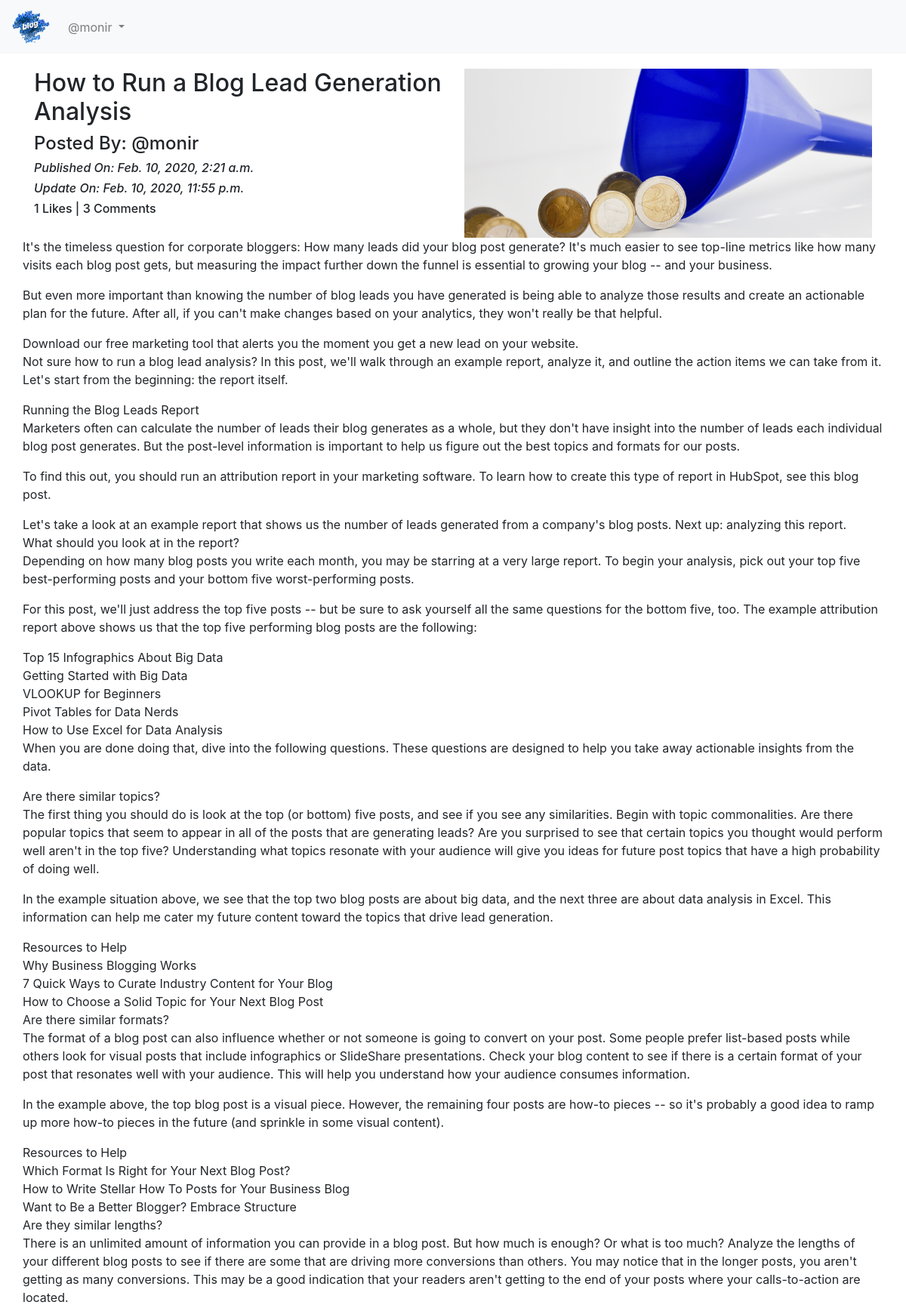
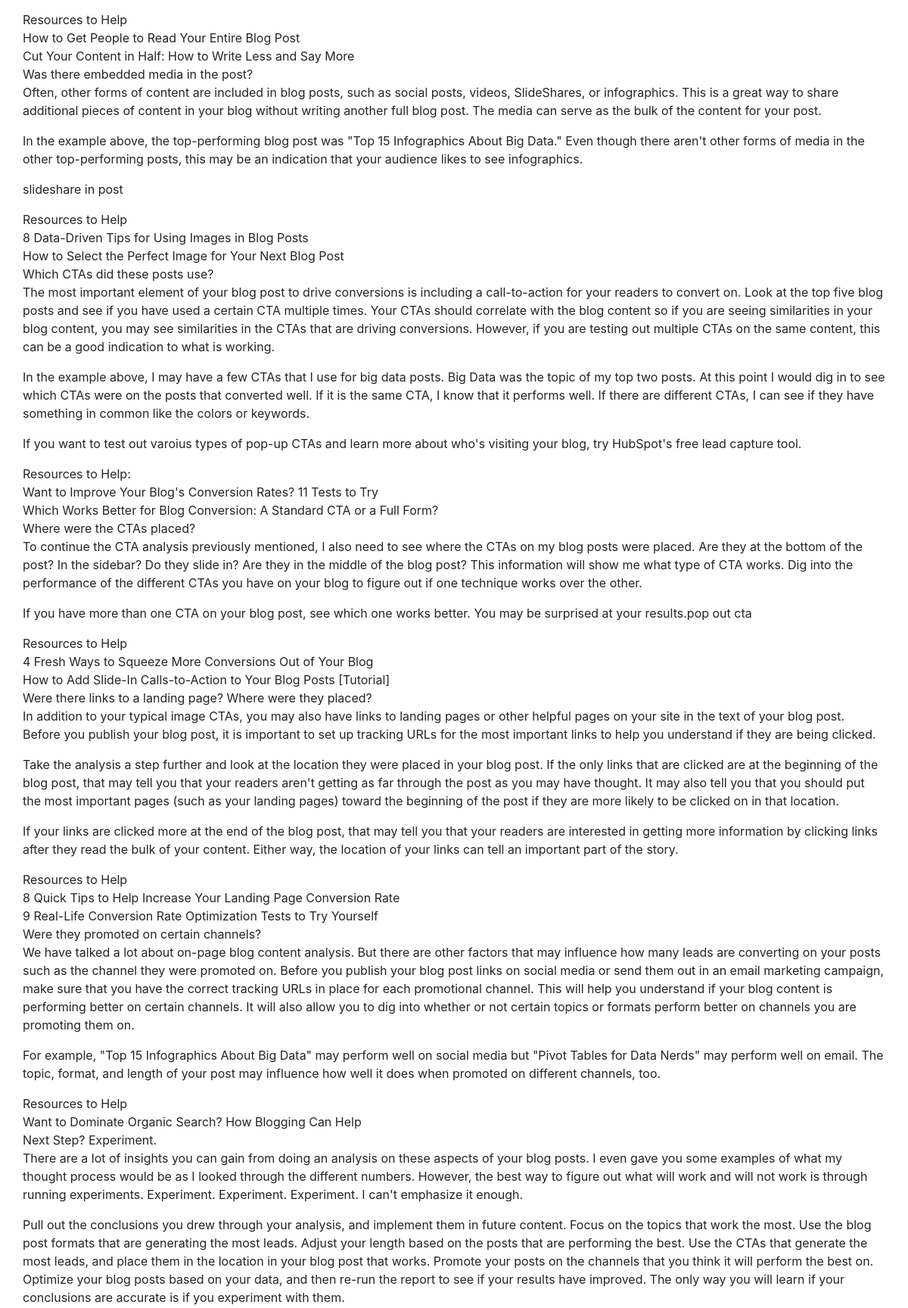
The app's page /blog/details/Amazon-Accidentally-Sent-Out-Their-Email-Template-fd08c2f3-ef17-4910-8861-0a076cda0949 (signed in, upper part) with its own data (2 pictures, top to bottom).
### App_Blog/models.py (models this page shows, shortened)
class Blog(models.Model):
    author = models.ForeignKey(User, on_delete = models.CASCADE, related_name='post_author')
    blog_title = models.CharField(max_length=264, verbose_name="Put a Title")
    slug = models.SlugField(max_length=264, unique=True)
    blog_content = models.TextField(verbose_name="What is on your mind?")
    blog_image = models.ImageField(upload_to='blog_images', verbose_name="Image")
    publish_date = models.DateTimeField(auto_now_add=True)
    update_date = models.DateTimeField(auto_now=True)
    class Meta:
        ordering = ['-publish_date']

### App_Blog/views.py (the view, shortened to what this page needs)
# urls.py: path('details/<slug:slug>', views.blog_details, name='blog_details'),
@login_required
def blog_details(request, slug):
    blog = Blog.objects.get(slug=slug)
    comment_form = CommentForm()
    already_liked = Likes.objects.filter(blog=blog, user=request.user)
    if already_liked:
        liked = True
    else:
        liked = False
    return render(request, 'App_Blog/blog_details.html', context={'blog':blog, 'comment_form':comment_form, 'liked':liked})

### templates/App_Blog/blog_details.html (shortened to what this page needs)
{% extends 'base.html' %}
{% load crispy_forms_tags %}
{% block body_block %}
    <div class="row">
        <div class="col-sm-6">
            <h2>{{ blog.blog_title }}</h2>
            <h4>Posted By: @{{ blog.author }}</h4>
            <i><h6>Published On: {{ blog.publish_date }}</h6></i>
            <i><h6>Update On: {{ blog.update_date }}</h6></i>
            <h6>{{ blog.liked_blog.count }} Likes | {{ blog.blog_comment.count }} Comments</h6>
        </div>
        <div class="col-sm-6">
            <img src="/media/{{ blog.blog_image }}" alt="" width="100%">
        </div>
        <p>{{ blog.blog_content|linebreaks }}</p>
    </div>
    <br>
    <br>
{% endblock %}

### templates/base.html (shortened to what this page needs)
<!DOCTYPE html>
<html lang="en">
<head>
    <link rel="stylesheet" href="https://stackpath.bootstrapcdn.com/bootstrap/4.4.1/css/bootstrap.min.css"
>
    <link href="https://stackpath.bootstrapcdn.com/font-awesome/4.7.0/css/font-awesome.min.css" rel="stylesheet"
>
</head>
<body>
    <nav class="navbar navbar-expand-lg navbar-light bg-light">
        <a class="navbar-brand" href="{% url 'index' %}"><img src="/media/logo.png" width="50px" alt=""></a>
        <div class="collapse navbar-collapse" id="navbarNavDropdown">
            <ul class="navbar-nav">
                {% if user.is_authenticated %}
                <li class="nav-item dropdown">
                    <a class="nav-link dropdown-toggle" href="#" id="navbarDropdownMenuLink" data-toggle="dropdown"
                        aria-haspopup="true" aria-expanded="false">
                        @{{ user.username }}
                    </a>
                </li>
                {% endif %}
            </ul>
        </div>
    </nav>
    <div class="container" style="padding-top: 20px;">
        {% block body_block %}
        {% endblock %}
    </div>
</body>
</html>

### records on screen
Blog: blog_title "How to Run a Blog Lead Generation Analysis", author "monir", publish_date "Feb. 10, 2020, 2:21 a.m.", update_date "Feb. 10, 2020, 11:55 p.m.", liked_blog.count "1", blog_comment.count "3", blog_image (picture), blog_content "It's the timeless question for corporate bloggers: How many leads did your blog post generate? It's much easier to see top-line metrics like how many visits each blog post gets, but measuring the impact further down the funnel is essential to growing your blog -- and your business. But even more important than knowing the number of blog leads you have generated is being able to analyze those results and create an actionable plan for the future. After all, if you can't make changes based on your analytics, they won't really be that helpful. Download our free marketing tool that alerts you the moment you get a new lead on your website. Not sure how to run a blog lead analysis? In this post,…"

### other values on screen
{{ user.username }} "monir"
